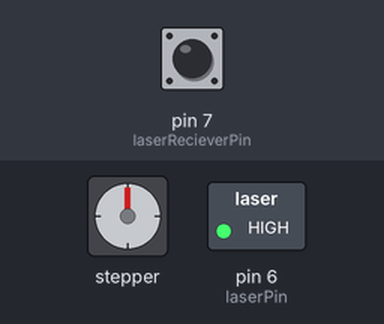
The sketch below on a simulated Arduino Uno, built with avr-gcc and run on an emulated ATmega328P. On the bench: stepper motor, switched loads named in the sketch (green lamp = pin HIGH). The inputs (shaded band) are chosen by the test bench; at power-on: pin 7 (laserRecieverPin) HIGH. Stepper angles assume 200 steps per turn.

Above: at 0.15 s.
At 1.2 s:
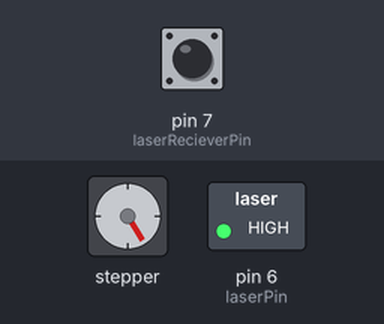
1.3 s: pin 7 (laserRecieverPin) pulsed LOW 5 times (0.12 s each, 0.3 s apart)
At 3.0 s:
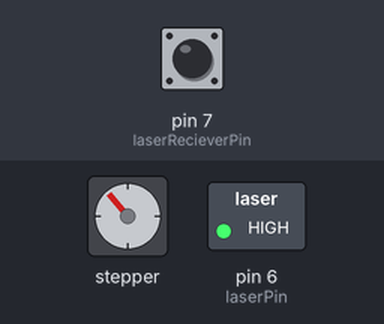
Timing chart, 0 to 16.3 s (numbered marks = the images above; inputs shaded):
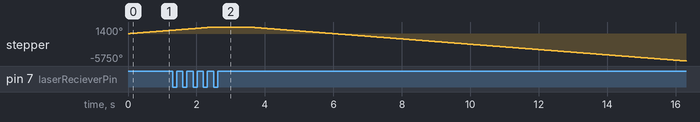

The sketch:

ProductTransportStageTestCode.ino
```cpp
#include <Stepper.h>
enum linActDir{EXTEND, RETRACT};
enum stepperDir{CW = 1, CCW = -1};

////////////Variables////////////
//const int linActIn1 = ;
//const int linActIn2 = ;
//const int IRreadPin = ;
//int IRreadVal;

const int NEMA23WheelIN1 = 2;
const int NEMA23WheelIN2 = 3;
const int NEMA23WheelIN3 = 4;
const int NEMA23WheelIN4 = 5;

const int laserPin = 6;
const int laserRecieverPin = 7;
int laserReadVal;

const int NEMA23WheelSpeed = 100;
const int NEMA23WheelStepsPerRev = 200;
const int NEMA23WheelStep = 1;
stepperDir NEMA23WheelDir = CW;
Stepper NEMA23Wheel(NEMA23WheelStepsPerRev,NEMA23WheelIN1, NEMA23WheelIN2, NEMA23WheelIN3, NEMA23WheelIN4);

int beamState;
float wheelAngle = 0;
const float numDivs = 16;
const float dAngle = 360 / numDivs;
////////////////////////////////


void setup() {
  pinMode(NEMA23WheelIN1,OUTPUT);
  pinMode(NEMA23WheelIN2,OUTPUT);
  pinMode(NEMA23WheelIN3,OUTPUT);
  pinMode(NEMA23WheelIN4,OUTPUT);

  NEMA23Wheel.setSpeed(NEMA23WheelSpeed);

  pinMode(laserPin, OUTPUT);
  pinMode(laserRecieverPin, INPUT);

  beamState = digitalRead(laserRecieverPin);
  digitalWrite(laserPin, HIGH);

}

void loop() {

  while(wheelAngle < 100){
    laserReadVal = digitalRead(laserRecieverPin);
     NEMA23Wheel.step(NEMA23WheelDir * NEMA23WheelStep);
     if(laserReadVal == 0 && beamState == 1){
      wheelAngle = wheelAngle + (NEMA23WheelDir * dAngle);
     }
     beamState = laserReadVal;
  }
  delay(1000);

  // Suction
  NEMA23WheelDir = CCW;
  while(wheelAngle > -100){
    laserReadVal = digitalRead(laserRecieverPin);
    NEMA23Wheel.step(NEMA23WheelDir * NEMA23WheelStep);
    if(laserReadVal == 0 && beamState == 1){
      wheelAngle = wheelAngle + (NEMA23WheelDir * dAngle);
    }
    beamState = laserReadVal;
  }
  delay(1000);

  // Drop product
  NEMA23WheelDir = CW;
  while(wheelAngle < 0){
    laserReadVal = digitalRead(laserRecieverPin);
    NEMA23Wheel.step(NEMA23WheelDir * NEMA23WheelStep);
    if(laserReadVal == 0 && beamState == 1){
      wheelAngle = wheelAngle + (NEMA23WheelDir * dAngle);
    }
    beamState = laserReadVal;
  }

  delay(1000);


}
```
